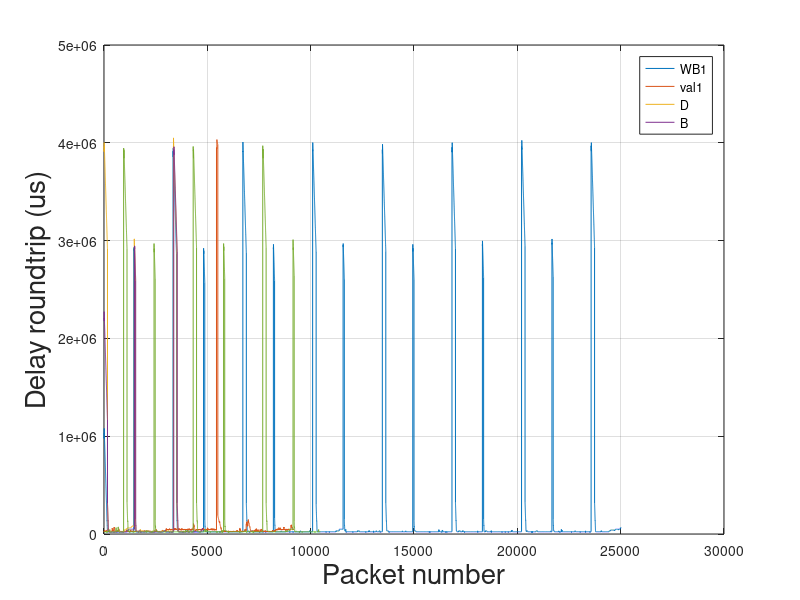

The MATLAB source for this figure:
clear all
close all
clc

load('databuffered.mat')
plot(C)
hold on
plot(WB1)
plot(val1)
plot(D)
plot(B)
grid on
xlabel('Packet number')
xlabel('Packet number', 'Fontsize',20)
ylabel('Delay roundtrip (us)', 'Fontsize',20)
legend('WB1','val1','D','B')



%%